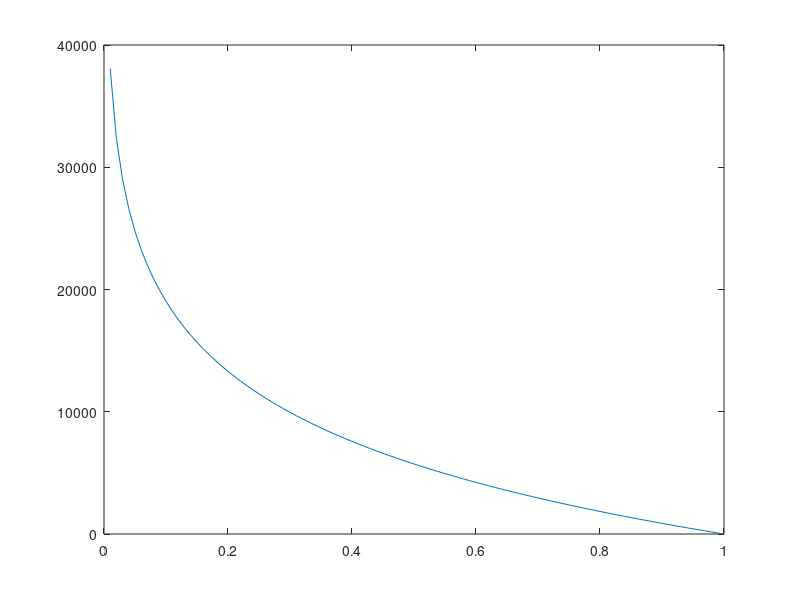

Recreate this plot in MATLAB.
lamda=0.00012097;

percent=input('Please input initial quantity:');
%ratio=percent/100;
ratio=0:0.01:1;
td=-1/lamda*log(ratio);
%disp(num2str(td));
plot(ratio,td);